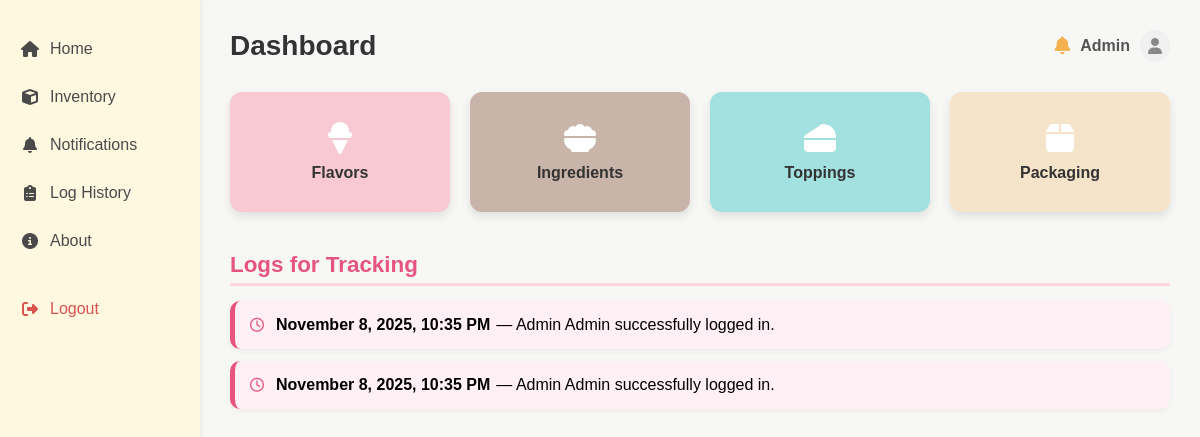
The app's page /home/ (signed in), older data.
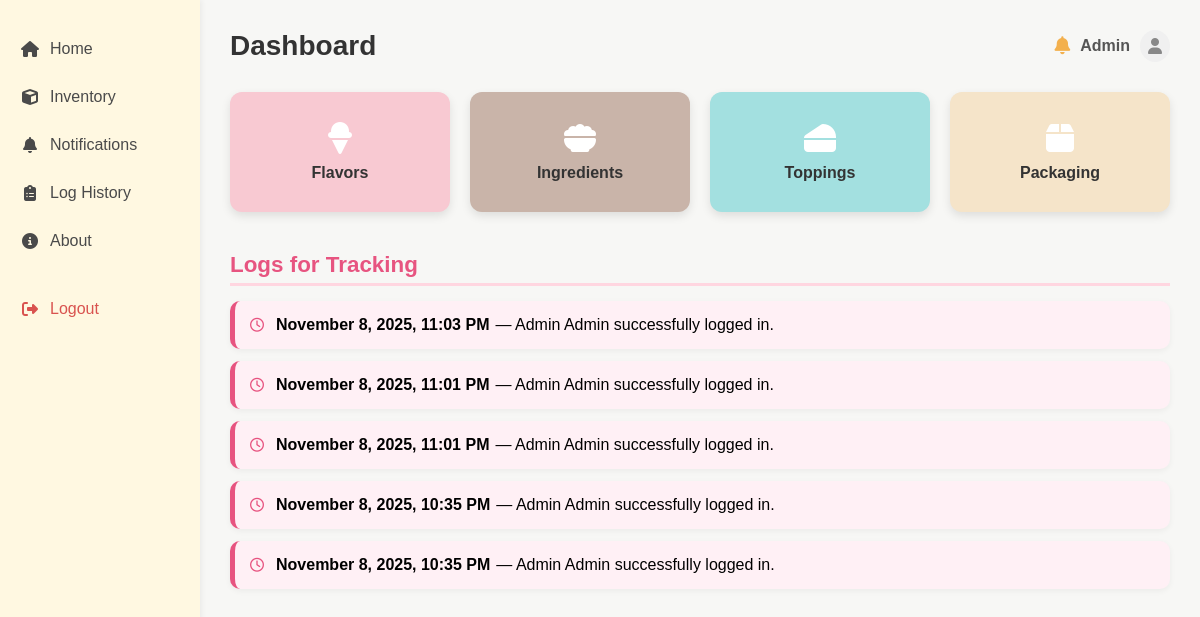
The same page, newer data.
### sidebar/models.py (models this page shows, shortened)
class LogHistory(models.Model):
    ACTION_CHOICES = [
        ('LOGIN', 'Login'),
        ('ADD', 'Add'),
        ('UPDATE', 'Update'),
        ('DELETE', 'Delete'),
    ]
    staff = models.ForeignKey(User, on_delete=models.SET_NULL, null=True)
    action_taken = models.CharField(max_length=20, choices=ACTION_CHOICES)
    product_name = models.CharField(max_length=100, blank=True, null=True)
    stock_status = models.CharField(max_length=50, blank=True, null=True)
    date_and_time = models.DateTimeField(default=timezone.now)

### sidebar/views.py (the view)
# urls.py: path('', views.home, name='home'),
@login_required
def home(request):
    recent_logs = LogHistory.objects.all().order_by('-date_and_time')[:10]
    return render(request, 'sidebar/home.html', {
        'recent_logs': recent_logs
    })

### sidebar/templates/sidebar/home.html (shortened to what this page needs)
{% load static %}
<!DOCTYPE html>
<html lang="en">
<head>
    <link rel="stylesheet" href="{% static 'css/home.css' %}">
    <link rel="stylesheet" href="https://cdnjs.cloudflare.com/ajax/libs/font-awesome/6.5.0/css/all.min.css">
</head>
<body>
    <div class="container">
        <aside class="sidebar">
            <ul>
                <li><a href="{% url 'home' %}"><i class="fa-solid fa-house"></i> Home</a></li>
                <li><a href="{% url 'inventory' %}"><i class="fa-solid fa-cube"></i> Inventory</a></li>
                <li><a href="{% url 'notifications' %}"><i class="fa-solid fa-bell"></i> Notifications</a></li>
                <li><a href="{% url 'log_history' %}"><i class="fa-solid fa-clipboard-list"></i> Log History</a></li>
                <li><a href="{% url 'about' %}"><i class="fa-solid fa-circle-info"></i> About</a></li>
                <li class="logout"><a href="{% url 'logout' %}"><i class="fa-solid fa-right-from-bracket"></i> Logout</a></li>
            </ul>
        </aside>
        <main class="main-content">
            <header class="topbar">
                <h1>Dashboard</h1>
                <div class="user-info">
                    <a href="{% url 'notifications' %}" class="notification-icon" title="View Notifications">
                        <i class="fa-solid fa-bell"></i>
                    </a>
                    <span>{{ request.user.username|default:"Admin"|title }}</span>
                    <i class="fa-solid fa-user"></i>
                </div>
            </header>
            <section class="cards">
                <a href="{% url 'flavors' %}" class="card flavor">
                    <i class="fa-solid fa-ice-cream"></i>
                    <p>Flavors</p>
                </a>
                <a href="{% url 'ingredients' %}" class="card ingredients">
                    <i class="fa-solid fa-bowl-food"></i>
                    <p>Ingredients</p>
                </a>
                <a href="{% url 'toppings' %}" class="card toppings">
                    <i class="fa-solid fa-cheese"></i>
                    <p>Toppings</p>
                </a>
                <a href="{% url 'packaging' %}" class="card packaging">
                    <i class="fa-solid fa-box"></i>
                    <p>Packaging</p>
                </a>
            </section>
            <section class="log-section">
                <h2>Logs for Tracking</h2>
                <div class="log-list">
                    {% for log in recent_logs %}
                        <div class="log-entry">
                            <i class="fa-regular fa-clock"></i>
                            <strong>{{ log.date_and_time|date:"F j, Y, g:i A" }}</strong> —
                            {% if log.action_taken == "LOGIN" %}
                                Admin {{ log.staff.username|default:"System"|title }} successfully logged in.
                            {% elif log.action_taken == "ADD" %}
                                {{ log.staff.username|title }} added {{ log.product_name }} to inventory ({{ log.stock_status|default:"N/A" }}).
                            {% elif log.action_taken == "UPDATE" %}
                                {{ log.staff.username|title }} updated {{ log.product_name }} ({{ log.stock_status|default:"N/A" }}).
                            {% elif log.action_taken == "DELETE" %}
                                {{ log.staff.username|title }} deleted {{ log.product_name }} from inventory.
                            {% else %}
                                {{ log.staff.username|title }} performed an action: {{ log.get_action_taken_display }}.
                            {% endif %}
                        </div>
                    {% empty %}
                        <p class="no-data">No recent activity logs found.</p>
                    {% endfor %}
                </div>
            </section>
        </main>
    </div>
</body>
</html>

### sidebar/static/css/home.css (style rules this page uses)
* { box-sizing: border-box; font-family: 'Poppins', sans-serif; margin: 0; padding: 0; }
body { background-color: #f7f7f5; min-height: 100vh; }
.container { display: flex; }
.sidebar { width: 200px; background-color: #fff8e1; padding: 20px 0; min-height: 100vh; box-shadow: 2px 0 5px rgba(0, 0, 0, 0.05); }
.sidebar ul { list-style: none; }
.sidebar ul li { margin: 10px 0; }
.sidebar ul li a { display: flex; align-items: center; padding: 10px 20px; text-decoration: none; color: #4a4a4a; font-weight: 500; transition: background-color 0.2s, color 0.2s; }
.sidebar ul li a i { margin-right: 10px; width: 20px; text-align: center; }
.sidebar .logout a { color: #d9534f; margin-top: 30px; }
.main-content { flex-grow: 1; padding: 30px; }
.topbar { display: flex; justify-content: space-between; align-items: center; margin-bottom: 30px; }
.topbar h1 { font-size: 28px; font-weight: 700; color: #333; }
.user-info { display: flex; align-items: center; gap: 10px; font-weight: 600; color: #555; }
.notification-icon { color: #f3b04d; font-size: 18px; text-decoration: none; }
.user-info i.fa-user { background-color: #f0f0f0; padding: 8px; border-radius: 50%; color: #888; }
.cards { display: grid; grid-template-columns: repeat(4, 1fr); gap: 20px; margin-bottom: 40px; }
.card { display: flex; flex-direction: column; justify-content: center; align-items: center; padding: 20px; border-radius: 12px; text-decoration: none; color: white; box-shadow: 0 4px 10px rgba(0, 0, 0, 0.1); transition: transform 0.2s; min-height: 120px; }
.card i { font-size: 32px; margin-bottom: 10px; }
.card p { font-size: 16px; font-weight: 600; color: #333; }
.card.flavor { background-color: #f8c9d2; }
.card.ingredients { background-color: #c9b4a9; }
.card.toppings { background-color: #a3e0e0; }
.card.packaging { background-color: #f5e4c9; }
.log-section { margin-top: 30px; }
.log-section h2 { color: #e75480; margin-bottom: 15px; font-size: 1.4rem; border-bottom: 3px solid #ffd6e0; padding-bottom: 5px; }
.log-list { display: flex; flex-direction: column; gap: 12px; }
.log-entry { background: #fff0f5; border-left: 5px solid #e75480; padding: 12px 15px; border-radius: 10px; box-shadow: 0 2px 6px rgba(0, 0, 0, 0.05); transition: 0.3s ease; display: flex; align-items: center; flex-wrap: wrap; gap: 6px; line-height: 1.5; }
.log-entry i { color: #e75480; margin-right: 6px; font-size: 14px; }

Row changes from the older to the newer data that the page shows:
added LogHistory: date_and_time "November 8, 2025, 11:03 PM", staff.username "Admin"
added LogHistory: date_and_time "November 8, 2025, 11:01 PM", staff.username "Admin"
added LogHistory: date_and_time "November 8, 2025, 11:01 PM", staff.username "Admin"
